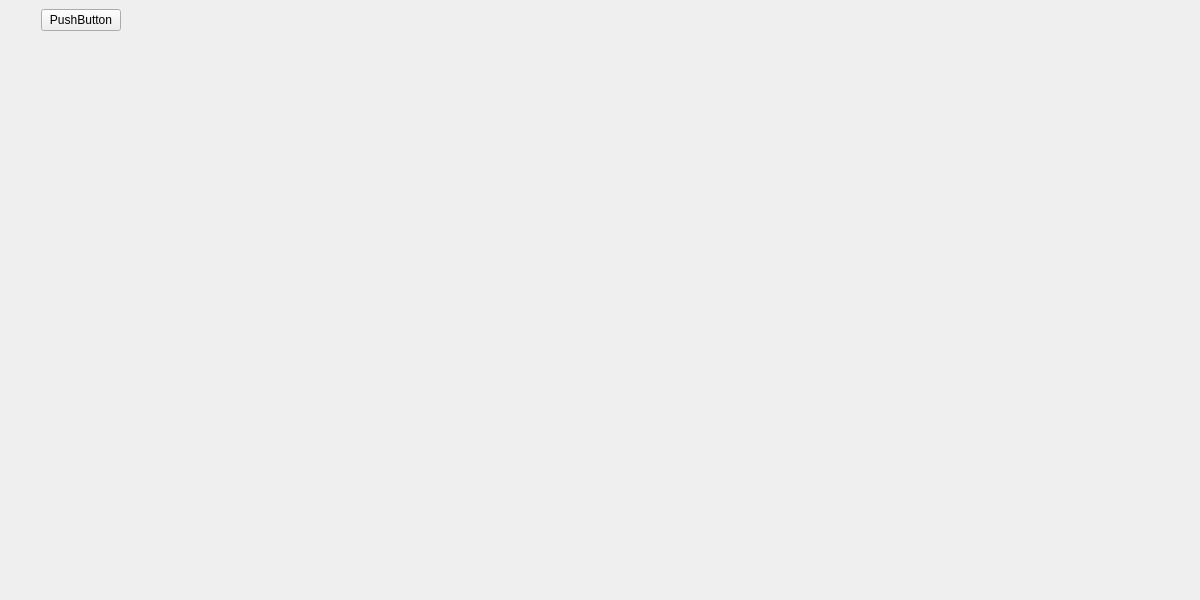
<?xml version="1.0" encoding="UTF-8"?>
<ui version="4.0">
 <class>MainWindow</class>
 <widget class="QMainWindow" name="MainWindow">
  <property name="geometry">
   <rect>
    <x>0</x>
    <y>0</y>
    <width>1200</width>
    <height>600</height>
   </rect>
  </property>
  <property name="windowTitle">
   <string>MainWindow</string>
  </property>
  <widget class="QWidget" name="centralwidget">
   <layout class="QGridLayout" name="gridLayout">
    <property name="leftMargin">
     <number>41</number>
    </property>
    <item row="0" column="1">
     <spacer name="horizontalSpacer">
      <property name="orientation">
       <enum>Qt::Horizontal</enum>
      </property>
      <property name="sizeHint" stdset="0">
       <size>
        <width>40</width>
        <height>20</height>
       </size>
      </property>
     </spacer>
    </item>
    <item row="0" column="0">
     <widget class="QPushButton" name="pushButton">
      <property name="text">
       <string>PushButton</string>
      </property>
     </widget>
    </item>
    <item row="1" column="0">
     <spacer name="verticalSpacer">
      <property name="orientation">
       <enum>Qt::Vertical</enum>
      </property>
      <property name="sizeHint" stdset="0">
       <size>
        <width>20</width>
        <height>40</height>
       </size>
      </property>
     </spacer>
    </item>
   </layout>
  </widget>
 </widget>
 <resources/>
 <connections/>
</ui>
